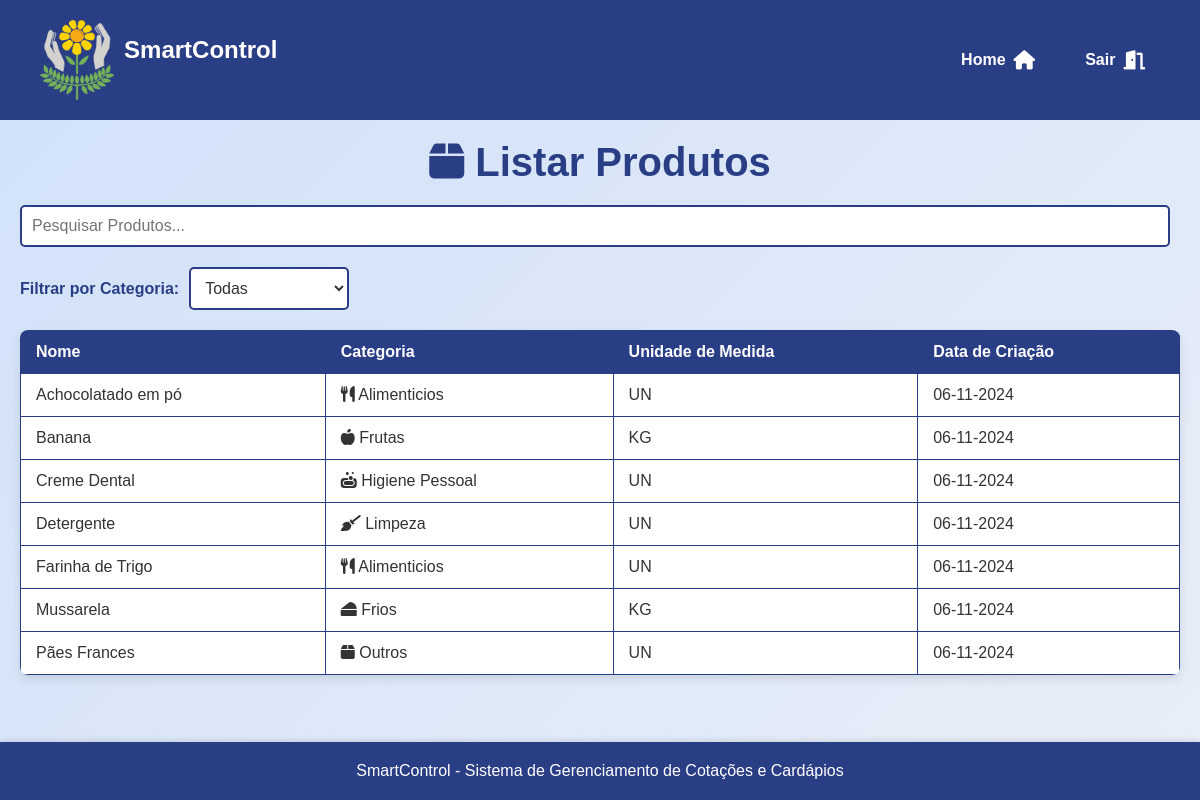
Page /assets/view/pages/produto/listarProduto/listarProduto.php (signed in) on the earlier database version.
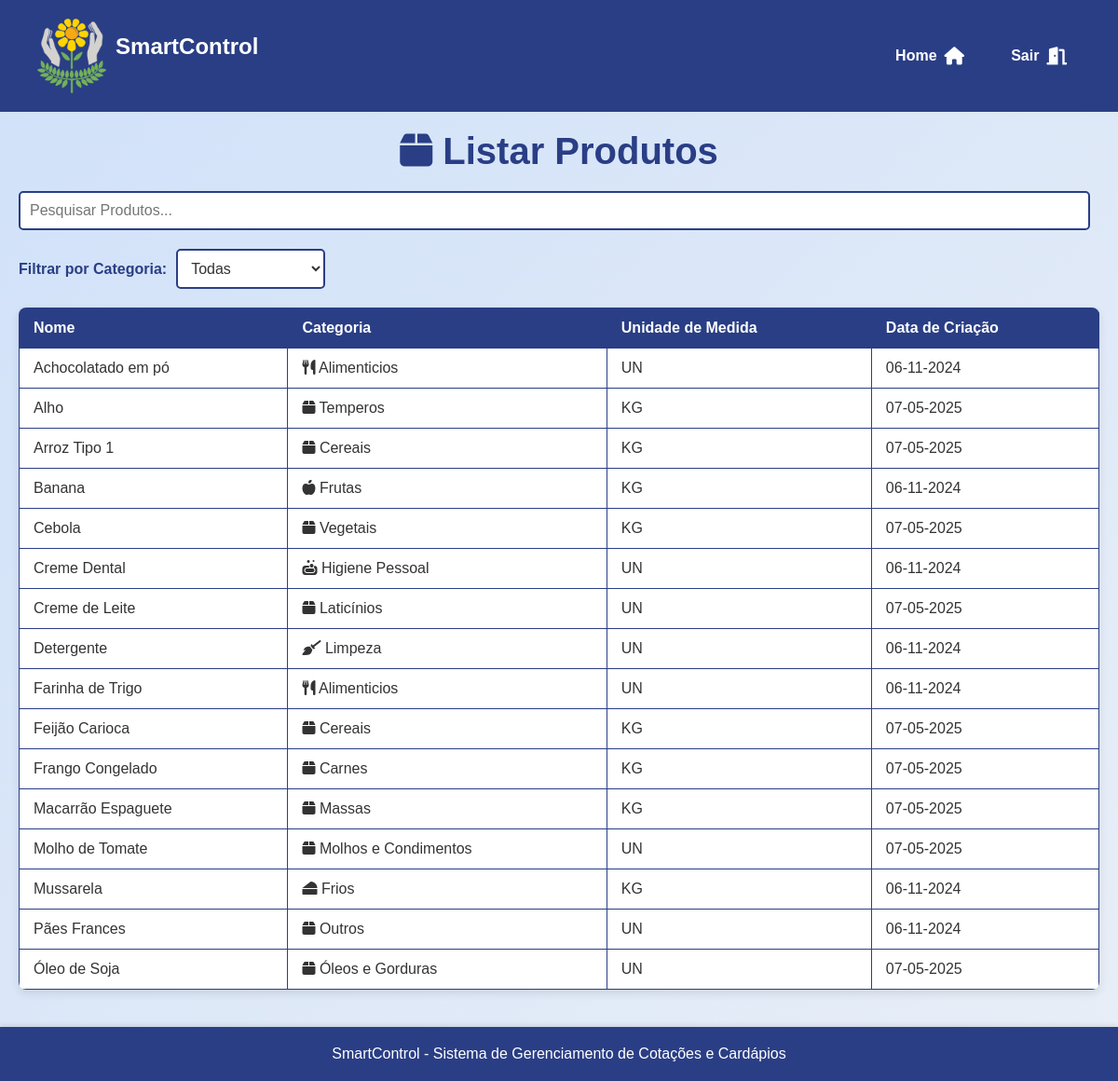
Same page on the later database version.
### tables this page shows
CREATE TABLE `produtos` (
  `id` int(11) NOT NULL,
  `nome` varchar(100) NOT NULL,
  `categoria` varchar(100) DEFAULT NULL,
  `unidade_medida` enum('CX','UN','KG','MC','SC','BDJ','CBÇ') NOT NULL,
  `data_criacao` timestamp NOT NULL DEFAULT current_timestamp()
);

### assets/model/pdo/DataBase.php (called while the page is built, shortened)
<?php
class Database {
    private $host = 'localhost';
    private $dbname = 'sistema_apae';
    private $username = 'root';
    private $password = '';
    public $conn;
    public function __construct()
    {
        try {
            $this->conn = new PDO("mysql:host=$this->host;dbname=$this->dbname", $this->username, $this->password);
            $this->conn->setAttribute(PDO::ATTR_ERRMODE, PDO::ERRMODE_EXCEPTION);
        } catch (PDOException $exception) {
            echo "Erro na conexão: " . $exception->getMessage();
        }
    }
    public function read($table, $columns = "*", $id = null, $where = null) {
        $sql = "SELECT $columns FROM $table";
        try {
            $stmt = $this->conn->prepare($sql);
            $stmt->execute();
            return $stmt->fetchAll(PDO::FETCH_ASSOC);
        } catch (PDOException $exception) {
            echo "Erro ao ler: " . $exception->getMessage();
            return false;
        }
    }
}
?>

### assets/model/utils.php (called while the page is built, shortened)
<?php
function verificarPermissao($tipo_usuario, $acao) {
    $controler = new ControladorUsuarios();
    $permissoes = $controler->obterPermissoes($tipo_usuario);
    return isset($permissoes[$acao]) && $permissoes[$acao] == 1;
}
?>

### assets/controller/produtoController.php (called while the page is built, shortened)
<?php
require_once __DIR__ . '/../model/pdo/DataBase.php';
require_once __DIR__ .'/../model/Produto.php';
class ControladorProdutos{
    private $bd;
    public function __construct() {
        $this->bd = new Database();
    }
    public function verProdutos(){
        $todosProdutos = $this->bd->read("produtos");
        $arr = [];
        foreach($todosProdutos as $produto){
            $novoProduto = new Produto($produto['id'], $produto['nome'], $produto['categoria'], $produto['data_criacao']);
            $novoProduto->setUnidadeMedida($produto['unidade_medida']);
            $arr[] = $novoProduto;
        }
        return $arr;
    }
}
?>

### assets/model/Produto.php (called while the page is built, shortened)
<?php
class Produto {
    private $nome;
    private $categoria;
    private $dt_criacao;
    private $unidade_medida;
    public function __construct($id, $nome, $categoria, $dt_criacao) {
        $this->nome = $nome;
        $this->categoria = $categoria;
        $this->dt_criacao = $dt_criacao;
    }
    public function getNome() {
        return $this->nome;
    }
    public function getCategoria() {
        return $this->categoria;
    }
    public function getUnidadeMedida() {
        return $this->unidade_medida;
    }
    public function setUnidadeMedida($unidade_medida) {
        $this->unidade_medida = $unidade_medida;
    }
    public function getDtCriacao() {
        return $this->dt_criacao;
    }
}
?>

### assets/view/pages/produto/listarProduto/listarProduto.php (the view, shortened to what this page needs)
<?php
require_once __DIR__ . "/../../../../controller/produtoController.php";
require_once __DIR__ . "/../../../../controller/pageController.php";
require_once __DIR__ . "/../../../../model/utils.php";
$controler = new ControladorProdutos();
?>
<!DOCTYPE html>
<html lang="pt-BR">
<head>
    <link rel="stylesheet" href="../../styles/ListarStyle.css">
    <link rel="stylesheet" href="https://cdnjs.cloudflare.com/ajax/libs/font-awesome/6.0.0-beta3/css/all.min.css">
</head>
<body>
    <?php renderHeader(); ?>
    <main>
        <h1>  <i class="fas fa-box"></i> Listar Produtos</h1>
        <section class="search">
            <input
                type="text"
                id="search-input"
                name="search"
                placeholder="Pesquisar Produtos..."
                onkeyup="searchProducts()"
                aria-label="Pesquisar produtos"
            >
        </section>
        <section class="filter">
            <label for="categoria" class="filter-label">Filtrar por Categoria:</label>
            <select id="categoria" name="categoria" onchange="filterProductsBySelect()" aria-label="Filtrar produtos por categoria">
                <option value="">Todas</option>
            </select>
        </section>
        <table aria-label="Tabela de produtos">
            <thead>
                <tr>
                    <th scope="col">Nome</th>
                    <th scope="col">Categoria</th>
                    <th scope="col">Unidade de Medida</th>
                    <th scope="col">Data de Criação</th>
                </tr>
            </thead>
            <tbody id="product-table-body">
                <?php
                $produtos = $controler->verProdutos();
                usort($produtos, function($a, $b) {
                    return strcmp($a->getNome(), $b->getNome());
                });
                if ($produtos) {
                    foreach ($produtos as $produto) {
                        $dataCriacao = date('d-m-Y', strtotime($produto->getDtCriacao()));
                        $iconeCategoria = '';
                        switch (strtolower($produto->getCategoria())) {
                            case 'frutas':
                                $iconeCategoria = '<i class="fas fa-apple-alt"></i>';
                                break;
                            case 'higiene pessoal':
                                $iconeCategoria = '<i class="fas fa-soap"></i>';
                                break;
                            case 'limpeza':
                                $iconeCategoria = '<i class="fas fa-broom"></i>';
                                break;
                            case 'frios':
                                $iconeCategoria = '<i class="fas fa-cheese"></i>';
                                break;
                            case 'alimenticios':
                                $iconeCategoria = '<i class="fas fa-utensils"></i>';
                                break;
                            case 'outros':
                                $iconeCategoria = '<i class="fas fa-box"></i>';
                                break;
                            default:
                                $iconeCategoria = '<i class="fas fa-box"></i>';
                                break;
                        }
                        echo "<tr>";
                        echo "<td>{$produto->getNome()}</td>";
                        echo "<td>{$iconeCategoria} {$produto->getCategoria()}</td>";
                        echo "<td>{$produto->getUnidadeMedida()}</td>";
                        echo "<td>{$dataCriacao}</td>";
                        echo "</tr>";
                    }
                } else {
                    echo "<tr><td colspan='4'>Nenhum produto encontrado.</td></tr>";
                }
                ?>
            </tbody>
        </table>
    </main>
    <?php renderFooter(); ?>
</body>
</html>

### assets/controller/pageController.php
<?php
function renderHeader() {
    echo '
<header>
    <section class="header-container">
        <section class="logo-container">
            <img src="../../../../../src/logo_sem_fundo.png" alt="Logo do SmartControl" class="logo">
            <h1 class="system-name">SmartControl</h1>
        </section>
        <section class="user-info">
        <a href="../../principal/principal.php" class="home-btn"> Home <i class="fas fa-home"></i></a>
            <a href="../../logout.php" class="logout-btn"> Sair <i class="fas fa-door-open"></i></a>
        </section>
    </section>
</header>
';
}
function renderFooter() {
    echo '
    <footer>
        <p>SmartControl - Sistema de Gerenciamento de Cotações e Cardápios</p>
    </footer>
</body>
</html>
';
}
?>

### assets/view/pages/styles/ListarStyle.css (style rules this page uses)
h1 { font-size: 2.5rem; color: var(--darkblue); text-align: center; margin-bottom: 20px; }
.search { display: flex; justify-content: space-between; align-items: center; margin-bottom: 20px; gap: 10px; }
#search-input { flex: 1; padding: 10px; font-size: 1rem; border: 2px solid var(--darkblue); border-radius: 5px; outline: none; transition: border-color 0.3s ease; }
table { width: 100%; border-collapse: collapse; margin: 20px 0; font-size: 1rem; text-align: left; background-color: var(--white); border-radius: 8px; overflow: hidden; box-shadow: 0 4px 10px rgba(0, 0, 0, 0.1); }
table thead tr { background-color: var(--darkblue); color: var(--white); font-weight: bold; }
table th, table td { padding: 12px 15px; border: 1px solid var(--darkblue); }
.filter { display: flex; align-items: center; gap: 10px; }
.filter-label { font-size: 1rem; color: var(--darkblue); font-weight: bold; }
#categoria, #tipo-usuario, #ramo { padding: 10px; font-size: 1rem; border: 2px solid var(--darkblue); border-radius: 5px; background-color: var(--white); color: var(--darkgray); transition: border-color 0.3s ease; }

### assets/view/pages/global.css (style rules this page uses)
* { margin: 0; padding: 0; box-sizing: border-box; font-family: 'Arial', sans-serif; }
:root { --yellow: #fbde04; --lightyellow: #f9e79f; --lightgray: #bebcaf; --orange: #fdb813; --darkblue: #2a3e85; --green: #65b560; --lightblue: #3e9bd4; --superlightblue: #d0e1f9; --red: #ff0000; --darkred: #c9302c; --white: #ffffff; --black: #000000; --darkgray: #333333; --lightwhite:#e8eef7; --superdarkblue: #324a89; --gray: #555555; }
header { background-color: var(--darkblue); color: var(--white); padding: 10px 20px; height: 12%; width: 100%; align-items: center; display: flex; justify-content: space-between; }
.header-container { width: 100%; padding: 10px 20px; display: flex; justify-content: space-between; align-items: center; color: var(--white); }
.logo-container { display: flex; align-items: center; }
.logo { height: 80px; width: auto; margin-right: 10px; }
.system-name { font-size: 1.5rem; font-weight: bold; color: var(--white); }
.user-info { display: flex; align-items: center; padding: 0; background-color: transparent; gap: 10px; }
.logout-btn, .home-btn { display: flex; align-items: center; justify-content: center; background-color: var(--darkblue); color: var(--white); padding: 10px 15px; border-radius: 5px; text-decoration: none; font-weight: bold; font-size: 1rem; margin-left: 10px; transition: background-color 0.3s ease, transform 0.2s ease; }
.logout-btn i, .home-btn i { margin-left: 8px; font-size: 1.2rem; color: var(--white); vertical-align: middle; }
body { font-family: 'Arial', sans-serif; display: flex; flex-direction: column; min-height: 100vh; margin: 0; background: linear-gradient(135deg, var(--superlightblue) 0%, var(--lightwhite) 100%); color: var(--darkgray); }
main { flex: 1; display: flex; flex-direction: column; justify-content: flex-start; padding: 20px; }
footer { text-align: center; padding: 20px; background-color: var(--darkblue); color: var(--white); width: 100%; box-shadow: 0 -2px 5px rgba(0, 0, 0, 0.1); display: flex; align-items: center; justify-content: center; flex-shrink: 0; }

Differences in the rows shown:
added produtos: nome "Alho", categoria "Temperos", unidade_medida "KG", data_criacao "07-05-2025"
added produtos: nome "Arroz Tipo 1", categoria "Cereais", unidade_medida "KG", data_criacao "07-05-2025"
added produtos: nome "Cebola", categoria "Vegetais", unidade_medida "KG", data_criacao "07-05-2025"
added produtos: nome "Creme de Leite", categoria "Laticínios", unidade_medida "UN", data_criacao "07-05-2025"
added produtos: nome "Feijão Carioca", categoria "Cereais", unidade_medida "KG", data_criacao "07-05-2025"
added produtos: nome "Frango Congelado", categoria "Carnes", unidade_medida "KG", data_criacao "07-05-2025"
added produtos: nome "Macarrão Espaguete", categoria "Massas", unidade_medida "KG", data_criacao "07-05-2025"
added produtos: nome "Molho de Tomate", categoria "Molhos e Condimentos", unidade_medida "UN", data_criacao "07-05-2025"
added produtos: nome "Óleo de Soja", categoria "Óleos e Gorduras", unidade_medida "UN", data_criacao "07-05-2025"
